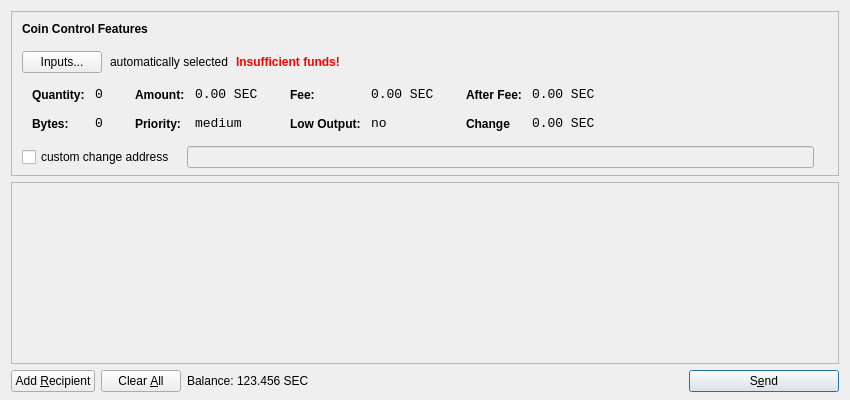
<?xml version="1.0" encoding="UTF-8"?>
<ui version="4.0">
 <class>SendCoinsDialog</class>
 <widget class="QDialog" name="SendCoinsDialog">
  <property name="geometry">
   <rect>
    <x>0</x>
    <y>0</y>
    <width>850</width>
    <height>400</height>
   </rect>
  </property>
  <property name="windowTitle">
   <string>Send Coins</string>
  </property>
  <layout class="QVBoxLayout" name="verticalLayout" stretch="0,1,0">
   <property name="bottomMargin">
    <number>8</number>
   </property>
   <item>
    <widget class="QFrame" name="frameCoinControl">
     <property name="sizePolicy">
      <sizepolicy hsizetype="Expanding" vsizetype="Expanding">
       <horstretch>0</horstretch>
       <verstretch>0</verstretch>
      </sizepolicy>
     </property>
     <property name="maximumSize">
      <size>
       <width>16777215</width>
       <height>16777215</height>
      </size>
     </property>
     <property name="frameShape">
      <enum>QFrame::StyledPanel</enum>
     </property>
     <property name="frameShadow">
      <enum>QFrame::Sunken</enum>
     </property>
     <layout class="QVBoxLayout" name="verticalLayoutCoinControl2">
      <property name="spacing">
       <number>-1</number>
      </property>
      <property name="leftMargin">
       <number>0</number>
      </property>
      <property name="topMargin">
       <number>0</number>
      </property>
      <property name="rightMargin">
       <number>0</number>
      </property>
      <property name="bottomMargin">
       <number>6</number>
      </property>
      <item>
       <layout class="QVBoxLayout" name="verticalLayoutCoinControl" stretch="0,0,0,0,1">
        <property name="spacing">
         <number>0</number>
        </property>
        <property name="leftMargin">
         <number>10</number>
        </property>
        <property name="topMargin">
         <number>10</number>
        </property>
        <item>
         <layout class="QHBoxLayout" name="horizontalLayoutCoinControl1">
          <property name="bottomMargin">
           <number>15</number>
          </property>
          <item>
           <widget class="QLabel" name="labelCoinControlFeatures">
            <property name="sizePolicy">
             <sizepolicy hsizetype="Preferred" vsizetype="Maximum">
              <horstretch>0</horstretch>
              <verstretch>0</verstretch>
             </sizepolicy>
            </property>
            <property name="font">
             <font>
              <weight>75</weight>
              <bold>true</bold>
             </font>
            </property>
            <property name="styleSheet">
             <string notr="true">font-weight:bold;</string>
            </property>
            <property name="text">
             <string>Coin Control Features</string>
            </property>
           </widget>
          </item>
         </layout>
        </item>
        <item>
         <layout class="QHBoxLayout" name="horizontalLayoutCoinControl2" stretch="0,0,0,0">
          <property name="spacing">
           <number>8</number>
          </property>
          <property name="bottomMargin">
           <number>10</number>
          </property>
          <item>
           <widget class="QPushButton" name="pushButtonCoinControl">
            <property name="styleSheet">
             <string notr="true"/>
            </property>
            <property name="text">
             <string>Inputs...</string>
            </property>
           </widget>
          </item>
          <item>
           <widget class="QLabel" name="labelCoinControlAutomaticallySelected">
            <property name="text">
             <string>automatically selected</string>
            </property>
            <property name="margin">
             <number>5</number>
            </property>
           </widget>
          </item>
          <item>
           <widget class="QLabel" name="labelCoinControlInsuffFunds">
            <property name="font">
             <font>
              <weight>75</weight>
              <bold>true</bold>
             </font>
            </property>
            <property name="styleSheet">
             <string notr="true">color:red;font-weight:bold;</string>
            </property>
            <property name="text">
             <string>Insufficient funds!</string>
            </property>
            <property name="margin">
             <number>5</number>
            </property>
           </widget>
          </item>
          <item>
           <spacer name="horizontalSpacerCoinControl">
            <property name="orientation">
             <enum>Qt::Horizontal</enum>
            </property>
            <property name="sizeHint" stdset="0">
             <size>
              <width>40</width>
              <height>1</height>
             </size>
            </property>
           </spacer>
          </item>
         </layout>
        </item>
        <item>
         <widget class="QWidget" name="widgetCoinControl" native="true">
          <property name="sizePolicy">
           <sizepolicy hsizetype="Preferred" vsizetype="Preferred">
            <horstretch>0</horstretch>
            <verstretch>0</verstretch>
           </sizepolicy>
          </property>
          <property name="minimumSize">
           <size>
            <width>0</width>
            <height>0</height>
           </size>
          </property>
          <property name="styleSheet">
           <string notr="true"/>
          </property>
          <layout class="QHBoxLayout" name="horizontalLayoutCoinControl5">
           <property name="margin">
            <number>0</number>
           </property>
           <item>
            <layout class="QHBoxLayout" name="horizontalLayoutCoinControl3" stretch="0,0,0,1">
             <property name="spacing">
              <number>20</number>
             </property>
             <property name="topMargin">
              <number>0</number>
             </property>
             <property name="bottomMargin">
              <number>10</number>
             </property>
             <item>
              <layout class="QFormLayout" name="formLayoutCoinControl1">
               <property name="horizontalSpacing">
                <number>10</number>
               </property>
               <property name="verticalSpacing">
                <number>14</number>
               </property>
               <property name="leftMargin">
                <number>10</number>
               </property>
               <property name="topMargin">
                <number>4</number>
               </property>
               <property name="rightMargin">
                <number>6</number>
               </property>
               <item row="0" column="0">
                <widget class="QLabel" name="labelCoinControlQuantityText">
                 <property name="styleSheet">
                  <string notr="true">font-weight:bold;</string>
                 </property>
                 <property name="text">
                  <string>Quantity:</string>
                 </property>
                 <property name="margin">
                  <number>0</number>
                 </property>
                </widget>
               </item>
               <item row="0" column="1">
                <widget class="QLabel" name="labelCoinControlQuantity">
                 <property name="font">
                  <font>
                   <family>Monospace</family>
                   <pointsize>10</pointsize>
                  </font>
                 </property>
                 <property name="cursor">
                  <cursorShape>IBeamCursor</cursorShape>
                 </property>
                 <property name="contextMenuPolicy">
                  <enum>Qt::ActionsContextMenu</enum>
                 </property>
                 <property name="text">
                  <string>0</string>
                 </property>
                 <property name="margin">
                  <number>0</number>
                 </property>
                 <property name="textInteractionFlags">
                  <set>Qt::LinksAccessibleByMouse|Qt::TextSelectableByKeyboard|Qt::TextSelectableByMouse</set>
                 </property>
                </widget>
               </item>
               <item row="1" column="0">
                <widget class="QLabel" name="labelCoinControlBytesText">
                 <property name="styleSheet">
                  <string notr="true">font-weight:bold;</string>
                 </property>
                 <property name="text">
                  <string>Bytes:</string>
                 </property>
                </widget>
               </item>
               <item row="1" column="1">
                <widget class="QLabel" name="labelCoinControlBytes">
                 <property name="font">
                  <font>
                   <family>Monospace</family>
                   <pointsize>10</pointsize>
                  </font>
                 </property>
                 <property name="cursor">
                  <cursorShape>IBeamCursor</cursorShape>
                 </property>
                 <property name="contextMenuPolicy">
                  <enum>Qt::ActionsContextMenu</enum>
                 </property>
                 <property name="text">
                  <string>0</string>
                 </property>
                 <property name="textInteractionFlags">
                  <set>Qt::LinksAccessibleByMouse|Qt::TextSelectableByKeyboard|Qt::TextSelectableByMouse</set>
                 </property>
                </widget>
               </item>
              </layout>
             </item>
             <item>
              <layout class="QFormLayout" name="formLayoutCoinControl2">
               <property name="horizontalSpacing">
                <number>10</number>
               </property>
               <property name="verticalSpacing">
                <number>14</number>
               </property>
               <property name="leftMargin">
                <number>6</number>
               </property>
               <property name="topMargin">
                <number>4</number>
               </property>
               <property name="rightMargin">
                <number>6</number>
               </property>
               <item row="0" column="0">
                <widget class="QLabel" name="labelCoinControlAmountText">
                 <property name="styleSheet">
                  <string notr="true">font-weight:bold;</string>
                 </property>
                 <property name="text">
                  <string>Amount:</string>
                 </property>
                 <property name="margin">
                  <number>0</number>
                 </property>
                </widget>
               </item>
               <item row="0" column="1">
                <widget class="QLabel" name="labelCoinControlAmount">
                 <property name="font">
                  <font>
                   <family>Monospace</family>
                   <pointsize>10</pointsize>
                  </font>
                 </property>
                 <property name="cursor">
                  <cursorShape>IBeamCursor</cursorShape>
                 </property>
                 <property name="contextMenuPolicy">
                  <enum>Qt::ActionsContextMenu</enum>
                 </property>
                 <property name="text">
                  <string>0.00 SEC</string>
                 </property>
                 <property name="textInteractionFlags">
                  <set>Qt::LinksAccessibleByMouse|Qt::TextSelectableByKeyboard|Qt::TextSelectableByMouse</set>
                 </property>
                </widget>
               </item>
               <item row="1" column="0">
                <widget class="QLabel" name="labelCoinControlPriorityText">
                 <property name="styleSheet">
                  <string notr="true">font-weight:bold;</string>
                 </property>
                 <property name="text">
                  <string>Priority:</string>
                 </property>
                </widget>
               </item>
               <item row="1" column="1">
                <widget class="QLabel" name="labelCoinControlPriority">
                 <property name="font">
                  <font>
                   <family>Monospace</family>
                   <pointsize>10</pointsize>
                  </font>
                 </property>
                 <property name="cursor">
                  <cursorShape>IBeamCursor</cursorShape>
                 </property>
                 <property name="contextMenuPolicy">
                  <enum>Qt::ActionsContextMenu</enum>
                 </property>
                 <property name="text">
                  <string>medium</string>
                 </property>
                 <property name="textInteractionFlags">
                  <set>Qt::LinksAccessibleByMouse|Qt::TextSelectableByKeyboard|Qt::TextSelectableByMouse</set>
                 </property>
                </widget>
               </item>
              </layout>
             </item>
             <item>
              <layout class="QFormLayout" name="formLayoutCoinControl3">
               <property name="horizontalSpacing">
                <number>10</number>
               </property>
               <property name="verticalSpacing">
                <number>14</number>
               </property>
               <property name="leftMargin">
                <number>6</number>
               </property>
               <property name="topMargin">
                <number>4</number>
               </property>
               <property name="rightMargin">
                <number>6</number>
               </property>
               <item row="0" column="0">
                <widget class="QLabel" name="labelCoinControlFeeText">
                 <property name="styleSheet">
                  <string notr="true">font-weight:bold;</string>
                 </property>
                 <property name="text">
                  <string>Fee:</string>
                 </property>
                 <property name="margin">
                  <number>0</number>
                 </property>
                </widget>
               </item>
               <item row="0" column="1">
                <widget class="QLabel" name="labelCoinControlFee">
                 <property name="font">
                  <font>
                   <family>Monospace</family>
                   <pointsize>10</pointsize>
                  </font>
                 </property>
                 <property name="cursor">
                  <cursorShape>IBeamCursor</cursorShape>
                 </property>
                 <property name="contextMenuPolicy">
                  <enum>Qt::ActionsContextMenu</enum>
                 </property>
                 <property name="text">
                  <string>0.00 SEC</string>
                 </property>
                 <property name="textInteractionFlags">
                  <set>Qt::LinksAccessibleByMouse|Qt::TextSelectableByKeyboard|Qt::TextSelectableByMouse</set>
                 </property>
                </widget>
               </item>
               <item row="1" column="0">
                <widget class="QLabel" name="labelCoinControlLowOutputText">
                 <property name="styleSheet">
                  <string notr="true">font-weight:bold;</string>
                 </property>
                 <property name="text">
                  <string>Low Output:</string>
                 </property>
                </widget>
               </item>
               <item row="1" column="1">
                <widget class="QLabel" name="labelCoinControlLowOutput">
                 <property name="font">
                  <font>
                   <family>Monospace</family>
                   <pointsize>10</pointsize>
                  </font>
                 </property>
                 <property name="cursor">
                  <cursorShape>IBeamCursor</cursorShape>
                 </property>
                 <property name="contextMenuPolicy">
                  <enum>Qt::ActionsContextMenu</enum>
                 </property>
                 <property name="text">
                  <string>no</string>
                 </property>
                 <property name="textInteractionFlags">
                  <set>Qt::LinksAccessibleByMouse|Qt::TextSelectableByKeyboard|Qt::TextSelectableByMouse</set>
                 </property>
                </widget>
               </item>
              </layout>
             </item>
             <item>
              <layout class="QFormLayout" name="formLayoutCoinControl4">
               <property name="horizontalSpacing">
                <number>10</number>
               </property>
               <property name="verticalSpacing">
                <number>14</number>
               </property>
               <property name="leftMargin">
                <number>6</number>
               </property>
               <property name="topMargin">
                <number>4</number>
               </property>
               <property name="rightMargin">
                <number>6</number>
               </property>
               <item row="0" column="0">
                <widget class="QLabel" name="labelCoinControlAfterFeeText">
                 <property name="styleSheet">
                  <string notr="true">font-weight:bold;</string>
                 </property>
                 <property name="text">
                  <string>After Fee:</string>
                 </property>
                 <property name="margin">
                  <number>0</number>
                 </property>
                </widget>
               </item>
               <item row="0" column="1">
                <widget class="QLabel" name="labelCoinControlAfterFee">
                 <property name="font">
                  <font>
                   <family>Monospace</family>
                   <pointsize>10</pointsize>
                  </font>
                 </property>
                 <property name="cursor">
                  <cursorShape>IBeamCursor</cursorShape>
                 </property>
                 <property name="contextMenuPolicy">
                  <enum>Qt::ActionsContextMenu</enum>
                 </property>
                 <property name="text">
                  <string>0.00 SEC</string>
                 </property>
                 <property name="textInteractionFlags">
                  <set>Qt::LinksAccessibleByMouse|Qt::TextSelectableByKeyboard|Qt::TextSelectableByMouse</set>
                 </property>
                </widget>
               </item>
               <item row="1" column="0">
                <widget class="QLabel" name="labelCoinControlChangeText">
                 <property name="styleSheet">
                  <string notr="true">font-weight:bold;</string>
                 </property>
                 <property name="text">
                  <string>Change</string>
                 </property>
                </widget>
               </item>
               <item row="1" column="1">
                <widget class="QLabel" name="labelCoinControlChange">
                 <property name="font">
                  <font>
                   <family>Monospace</family>
                   <pointsize>10</pointsize>
                  </font>
                 </property>
                 <property name="cursor">
                  <cursorShape>IBeamCursor</cursorShape>
                 </property>
                 <property name="contextMenuPolicy">
                  <enum>Qt::ActionsContextMenu</enum>
                 </property>
                 <property name="text">
                  <string>0.00 SEC</string>
                 </property>
                 <property name="textInteractionFlags">
                  <set>Qt::LinksAccessibleByMouse|Qt::TextSelectableByKeyboard|Qt::TextSelectableByMouse</set>
                 </property>
                </widget>
               </item>
              </layout>
             </item>
            </layout>
           </item>
          </layout>
         </widget>
        </item>
        <item>
         <layout class="QHBoxLayout" name="horizontalLayoutCoinControl4" stretch="0,0,0">
          <property name="spacing">
           <number>12</number>
          </property>
          <property name="sizeConstraint">
           <enum>QLayout::SetDefaultConstraint</enum>
          </property>
          <property name="topMargin">
           <number>5</number>
          </property>
          <property name="rightMargin">
           <number>5</number>
          </property>
          <item>
           <widget class="QCheckBox" name="checkBoxCoinControlChange">
            <property name="text">
             <string>custom change address</string>
            </property>
           </widget>
          </item>
          <item>
           <widget class="QLineEdit" name="lineEditCoinControlChange">
            <property name="enabled">
             <bool>false</bool>
            </property>
            <property name="sizePolicy">
             <sizepolicy hsizetype="Expanding" vsizetype="Fixed">
              <horstretch>0</horstretch>
              <verstretch>0</verstretch>
             </sizepolicy>
            </property>
           </widget>
          </item>
          <item>
           <widget class="QLabel" name="labelCoinControlChangeLabel">
            <property name="sizePolicy">
             <sizepolicy hsizetype="Preferred" vsizetype="Expanding">
              <horstretch>0</horstretch>
              <verstretch>0</verstretch>
             </sizepolicy>
            </property>
            <property name="minimumSize">
             <size>
              <width>0</width>
              <height>0</height>
             </size>
            </property>
            <property name="text">
             <string/>
            </property>
            <property name="margin">
             <number>3</number>
            </property>
           </widget>
          </item>
         </layout>
        </item>
        <item>
         <spacer name="verticalSpacerCoinControl">
          <property name="orientation">
           <enum>Qt::Vertical</enum>
          </property>
          <property name="sizeHint" stdset="0">
           <size>
            <width>800</width>
            <height>1</height>
           </size>
          </property>
         </spacer>
        </item>
       </layout>
      </item>
     </layout>
    </widget>
   </item>
   <item>
    <widget class="QScrollArea" name="scrollArea">
     <property name="widgetResizable">
      <bool>true</bool>
     </property>
     <widget class="QWidget" name="scrollAreaWidgetContents">
      <property name="geometry">
       <rect>
        <x>0</x>
        <y>0</y>
        <width>830</width>
        <height>165</height>
       </rect>
      </property>
      <layout class="QVBoxLayout" name="verticalLayout_2">
       <property name="margin">
        <number>0</number>
       </property>
       <item>
        <layout class="QVBoxLayout" name="entries">
         <property name="spacing">
          <number>6</number>
         </property>
        </layout>
       </item>
       <item>
        <spacer name="verticalSpacer">
         <property name="orientation">
          <enum>Qt::Vertical</enum>
         </property>
         <property name="sizeHint" stdset="0">
          <size>
           <width>20</width>
           <height>40</height>
          </size>
         </property>
        </spacer>
       </item>
      </layout>
     </widget>
    </widget>
   </item>
   <item>
    <layout class="QHBoxLayout" name="horizontalLayout">
     <item>
      <widget class="QPushButton" name="addButton">
       <property name="toolTip">
        <string>Send to multiple recipients at once</string>
       </property>
       <property name="text">
        <string>Add &amp;Recipient</string>
       </property>
       <property name="icon">
        <iconset resource="../bitcoin.qrc">
         <normaloff>:/icons/add</normaloff>:/icons/add</iconset>
       </property>
       <property name="autoDefault">
        <bool>false</bool>
       </property>
      </widget>
     </item>
     <item>
      <widget class="QPushButton" name="clearButton">
       <property name="sizePolicy">
        <sizepolicy hsizetype="Minimum" vsizetype="Fixed">
         <horstretch>0</horstretch>
         <verstretch>0</verstretch>
        </sizepolicy>
       </property>
       <property name="toolTip">
        <string>Remove all transaction fields</string>
       </property>
       <property name="text">
        <string>Clear &amp;All</string>
       </property>
       <property name="icon">
        <iconset resource="../bitcoin.qrc">
         <normaloff>:/icons/remove</normaloff>:/icons/remove</iconset>
       </property>
       <property name="autoRepeatDelay">
        <number>300</number>
       </property>
       <property name="autoDefault">
        <bool>false</bool>
       </property>
      </widget>
     </item>
     <item>
      <layout class="QHBoxLayout" name="horizontalLayout_2">
       <property name="spacing">
        <number>3</number>
       </property>
       <item>
        <widget class="QLabel" name="label">
         <property name="sizePolicy">
          <sizepolicy hsizetype="Preferred" vsizetype="Fixed">
           <horstretch>0</horstretch>
           <verstretch>0</verstretch>
          </sizepolicy>
         </property>
         <property name="text">
          <string>Balance:</string>
         </property>
        </widget>
       </item>
       <item>
        <widget class="QLabel" name="labelBalance">
         <property name="sizePolicy">
          <sizepolicy hsizetype="Preferred" vsizetype="Fixed">
           <horstretch>0</horstretch>
           <verstretch>0</verstretch>
          </sizepolicy>
         </property>
         <property name="cursor">
          <cursorShape>IBeamCursor</cursorShape>
         </property>
         <property name="text">
          <string>123.456 SEC</string>
         </property>
         <property name="textInteractionFlags">
          <set>Qt::LinksAccessibleByMouse|Qt::TextSelectableByKeyboard|Qt::TextSelectableByMouse</set>
         </property>
        </widget>
       </item>
      </layout>
     </item>
     <item>
      <spacer name="horizontalSpacer">
       <property name="orientation">
        <enum>Qt::Horizontal</enum>
       </property>
       <property name="sizeHint" stdset="0">
        <size>
         <width>40</width>
         <height>20</height>
        </size>
       </property>
      </spacer>
     </item>
     <item>
      <widget class="QPushButton" name="sendButton">
       <property name="minimumSize">
        <size>
         <width>150</width>
         <height>0</height>
        </size>
       </property>
       <property name="toolTip">
        <string>Confirm the send action</string>
       </property>
       <property name="text">
        <string>S&amp;end</string>
       </property>
       <property name="icon">
        <iconset resource="../bitcoin.qrc">
         <normaloff>:/icons/send</normaloff>:/icons/send</iconset>
       </property>
       <property name="default">
        <bool>true</bool>
       </property>
      </widget>
     </item>
    </layout>
   </item>
  </layout>
 </widget>
 <resources>
  <include location="../bitcoin.qrc"/>
 </resources>
 <connections/>
</ui>
